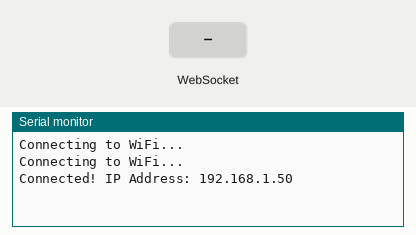
Simulated run of this sketch. Board: ESP32. Parts: the last lines printed to the serial monitor. The test bench sets the inputs (shaded band). WiFi joins after 1.5 s; servers stay silent unless stated.

Above: at 3.2 s.
3.3 s: WebSocket text "keydown:ArrowUp" received
At 4.5 s:
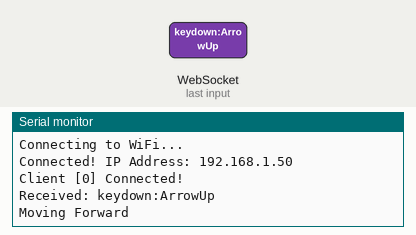
4.8 s: WebSocket text "keydown:ArrowDown" received
At 5.6 s:
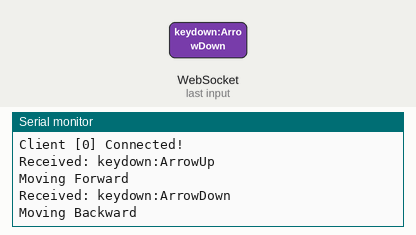
6.3 s: WebSocket text "keydown:ArrowLeft" received
At 6.7 s:
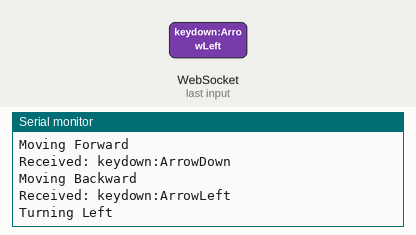
7.8 s: WebSocket text "keydown:ArrowRight" received
At 9.0 s:
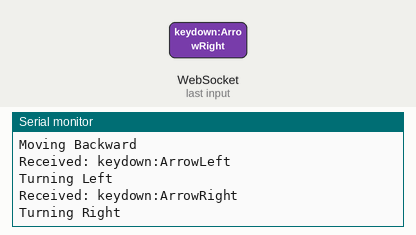
9.3 s: WebSocket text "keyup:" received
At 10.2 s:
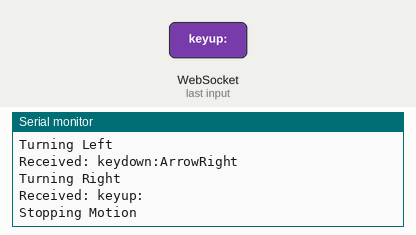

Measured:
- after the input at 3.3 s, the serial monitor: prints a new line at once (image 1)
- after the input at 4.8 s, the serial monitor: prints a new line at once (image 2)
- after the input at 6.3 s, the serial monitor: prints a new line at once (image 3)
- after the input at 7.8 s, the serial monitor: prints a new line at once (image 4)
- after the input at 9.3 s, the serial monitor: prints a new line at once (image 5)

The sketch:

wifi_setup.ino
```cpp
#include <WiFi.h>
#include <WebSocketsServer.h>

// WiFi credentials
const char* SSID = "YourWiFiSSID";
const char* PASSWORD = "YourWiFiPassword";

WebSocketsServer webSocket(81); // WebSocket server on port 81
String lastKeyState = ""; // Stores the last key state

// WebSocket event handler
void webSocketEvent(uint8_t num, WStype_t type, uint8_t* payload, size_t length) {
    switch (type) {
        case WStype_TEXT: {
            String message = String((char*)payload);
            Serial.println("Received: " + message);

            // Example: Control motors based on received key events
            if (message == "keydown:ArrowUp") {
                Serial.println("Moving Forward");
            } else if (message == "keydown:ArrowDown") {
                Serial.println("Moving Backward");
            } else if (message == "keydown:ArrowLeft") {
                Serial.println("Turning Left");
            } else if (message == "keydown:ArrowRight") {
                Serial.println("Turning Right");
            } else if (message.startsWith("keyup:")) {
                Serial.println("Stopping Motion");
            }
            break;
        }
        case WStype_DISCONNECTED:
            Serial.printf("Client [%u] Disconnected!\n", num);
            break;
        case WStype_CONNECTED:
            Serial.printf("Client [%u] Connected!\n", num);
            break;
    }
}

void setup() {
    Serial.begin(115200);

    // Connect to WiFi
    WiFi.begin(SSID, PASSWORD);
    while (WiFi.status() != WL_CONNECTED) {
        delay(1000);
        Serial.println("Connecting to WiFi...");
    }

    Serial.print("Connected! IP Address: ");
    Serial.println(WiFi.localIP());

    // Start WebSocket server
    webSocket.begin();
    webSocket.onEvent(webSocketEvent);
}

void loop() {
    webSocket.loop();
}
```
